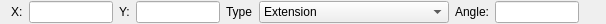
<?xml version="1.0" encoding="UTF-8"?>
<ui version="4.0">
 <class>LC_CrossOptions</class>
 <widget class="QWidget" name="LC_CrossOptions">
  <property name="geometry">
   <rect>
    <x>0</x>
    <y>0</y>
    <width>606</width>
    <height>24</height>
   </rect>
  </property>
  <property name="sizePolicy">
   <sizepolicy hsizetype="MinimumExpanding" vsizetype="Preferred">
    <horstretch>2</horstretch>
    <verstretch>0</verstretch>
   </sizepolicy>
  </property>
  <property name="windowTitle">
   <string>Form</string>
  </property>
  <layout class="QGridLayout" name="gridLayout">
   <property name="topMargin">
    <number>1</number>
   </property>
   <property name="bottomMargin">
    <number>1</number>
   </property>
   <item row="0" column="5">
    <widget class="QComboBox" name="cbMode">
     <property name="sizePolicy">
      <sizepolicy hsizetype="Expanding" vsizetype="Fixed">
       <horstretch>3</horstretch>
       <verstretch>0</verstretch>
      </sizepolicy>
     </property>
     <property name="maxVisibleItems">
      <number>3</number>
     </property>
     <property name="insertPolicy">
      <enum>QComboBox::InsertAlphabetically</enum>
     </property>
     <property name="sizeAdjustPolicy">
      <enum>QComboBox::AdjustToContents</enum>
     </property>
     <property name="minimumContentsLength">
      <number>20</number>
     </property>
     <item>
      <property name="text">
       <string>Extension</string>
      </property>
     </item>
     <item>
      <property name="text">
       <string>Total Length</string>
      </property>
     </item>
     <item>
      <property name="text">
       <string>Percent</string>
      </property>
     </item>
    </widget>
   </item>
   <item row="0" column="7">
    <widget class="QLineEdit" name="leAngle">
     <property name="sizePolicy">
      <sizepolicy hsizetype="Preferred" vsizetype="Fixed">
       <horstretch>0</horstretch>
       <verstretch>0</verstretch>
      </sizepolicy>
     </property>
     <property name="minimumSize">
      <size>
       <width>50</width>
       <height>0</height>
      </size>
     </property>
     <property name="maximumSize">
      <size>
       <width>130</width>
       <height>16777215</height>
      </size>
     </property>
    </widget>
   </item>
   <item row="0" column="3">
    <widget class="QLineEdit" name="leY">
     <property name="sizePolicy">
      <sizepolicy hsizetype="Preferred" vsizetype="Fixed">
       <horstretch>0</horstretch>
       <verstretch>0</verstretch>
      </sizepolicy>
     </property>
     <property name="minimumSize">
      <size>
       <width>50</width>
       <height>0</height>
      </size>
     </property>
     <property name="maximumSize">
      <size>
       <width>130</width>
       <height>16777215</height>
      </size>
     </property>
    </widget>
   </item>
   <item row="0" column="0">
    <widget class="QLabel" name="label">
     <property name="text">
      <string>X:</string>
     </property>
    </widget>
   </item>
   <item row="0" column="2">
    <widget class="QLabel" name="label_2">
     <property name="text">
      <string>Y:</string>
     </property>
    </widget>
   </item>
   <item row="0" column="1">
    <widget class="QLineEdit" name="leX">
     <property name="sizePolicy">
      <sizepolicy hsizetype="Preferred" vsizetype="Fixed">
       <horstretch>0</horstretch>
       <verstretch>0</verstretch>
      </sizepolicy>
     </property>
     <property name="minimumSize">
      <size>
       <width>50</width>
       <height>0</height>
      </size>
     </property>
     <property name="maximumSize">
      <size>
       <width>130</width>
       <height>16777215</height>
      </size>
     </property>
    </widget>
   </item>
   <item row="0" column="4">
    <widget class="QLabel" name="label_3">
     <property name="text">
      <string>Type</string>
     </property>
    </widget>
   </item>
   <item row="0" column="6">
    <widget class="QLabel" name="label_4">
     <property name="text">
      <string>Angle:</string>
     </property>
    </widget>
   </item>
   <item row="0" column="8">
    <spacer name="horizontalSpacer">
     <property name="orientation">
      <enum>Qt::Horizontal</enum>
     </property>
     <property name="sizeHint" stdset="0">
      <size>
       <width>40</width>
       <height>20</height>
      </size>
     </property>
    </spacer>
   </item>
  </layout>
 </widget>
 <resources/>
 <connections/>
</ui>
